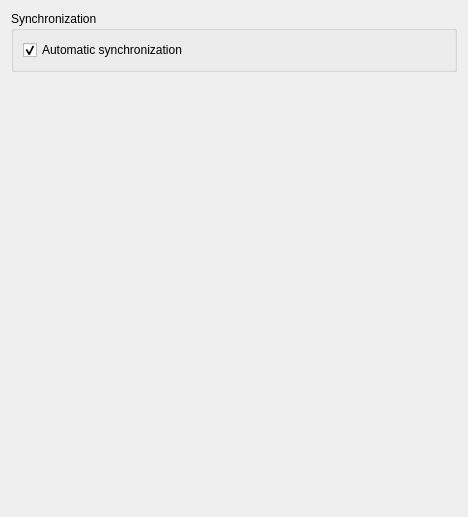
<?xml version="1.0" encoding="UTF-8"?>
<ui version="4.0">
 <class>DetachedLayerConfigWidget</class>
 <widget class="QWidget" name="DetachedLayerConfigWidget">
  <property name="geometry">
   <rect>
    <x>0</x>
    <y>0</y>
    <width>468</width>
    <height>517</height>
   </rect>
  </property>
  <property name="windowTitle">
   <string>Detached Layer Config</string>
  </property>
  <layout class="QVBoxLayout" name="verticalLayout_3">
   <item>
    <widget class="QGroupBox" name="synchronizationGroupBox">
     <property name="title">
      <string>Synchronization</string>
     </property>
     <layout class="QVBoxLayout" name="verticalLayout">
      <item>
       <widget class="QCheckBox" name="autosync_checkbox">
        <property name="enabled">
         <bool>true</bool>
        </property>
        <property name="text">
         <string>Automatic synchronization</string>
        </property>
        <property name="checked">
         <bool>true</bool>
        </property>
       </widget>
      </item>
     </layout>
    </widget>
   </item>
   <item>
    <spacer name="verticalSpacer">
     <property name="orientation">
      <enum>Qt::Vertical</enum>
     </property>
     <property name="sizeHint" stdset="0">
      <size>
       <width>20</width>
       <height>40</height>
      </size>
     </property>
    </spacer>
   </item>
  </layout>
 </widget>
 <resources/>
 <connections/>
</ui>
